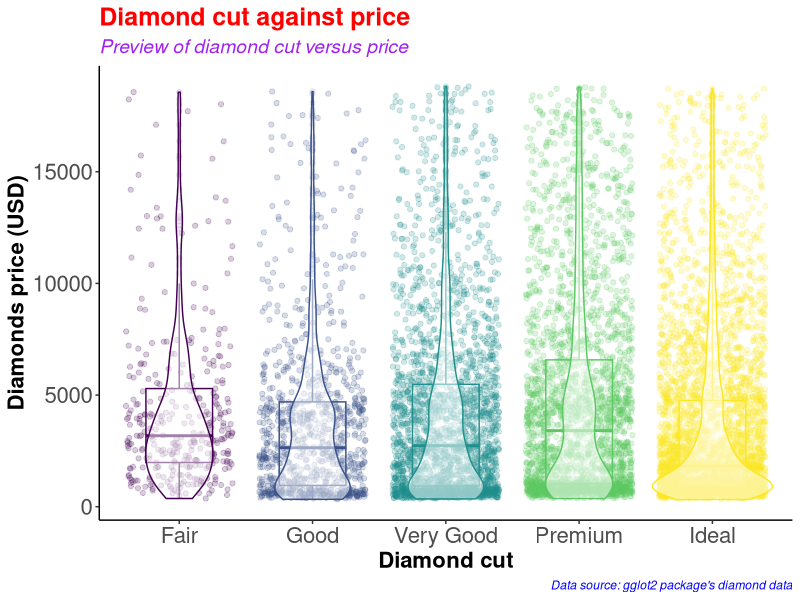
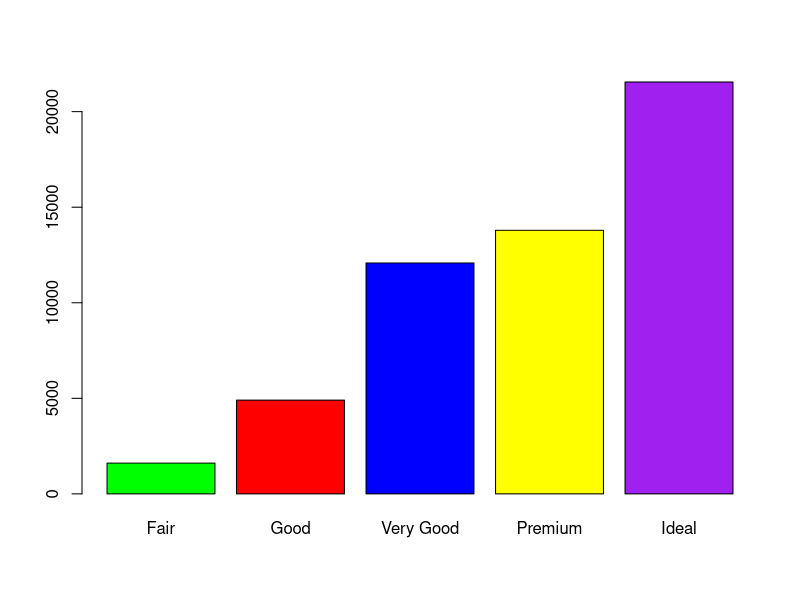
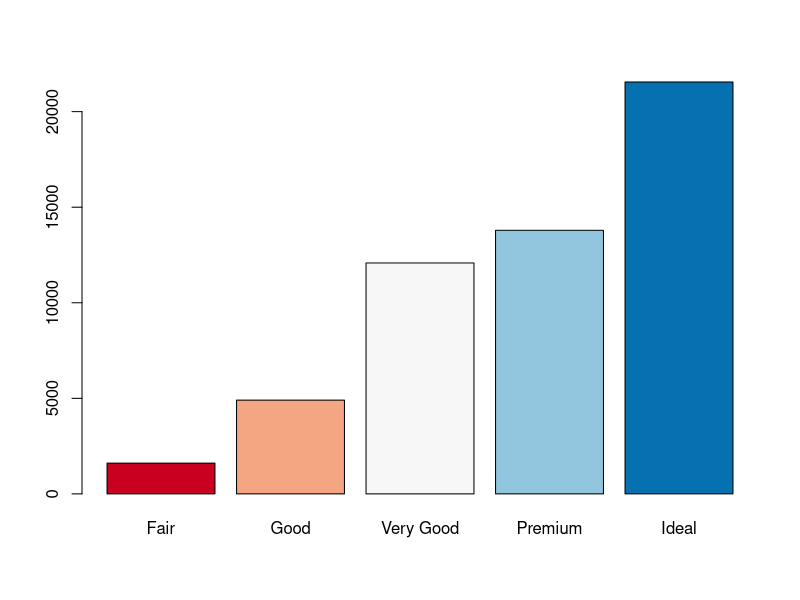
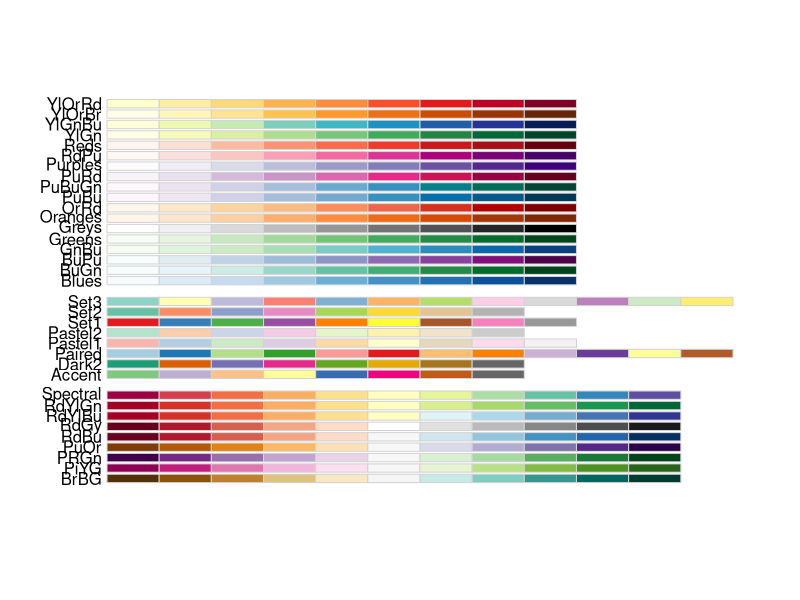
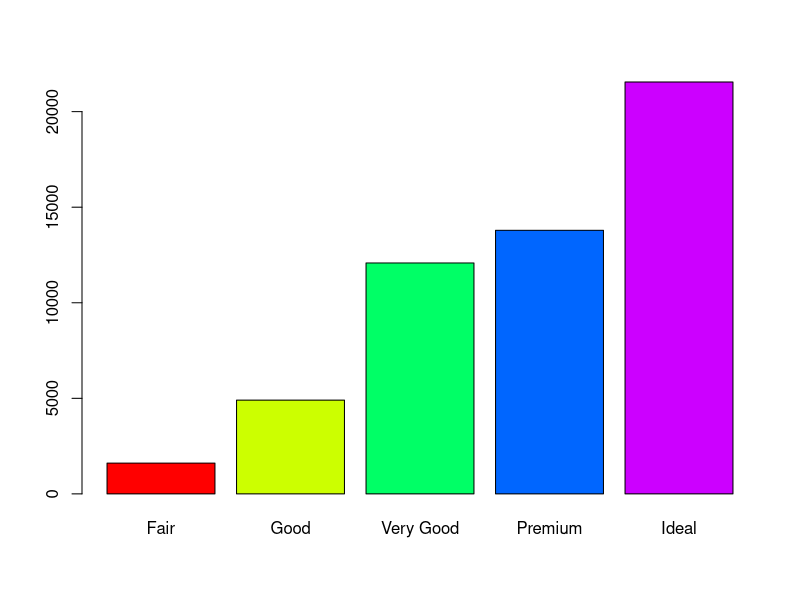
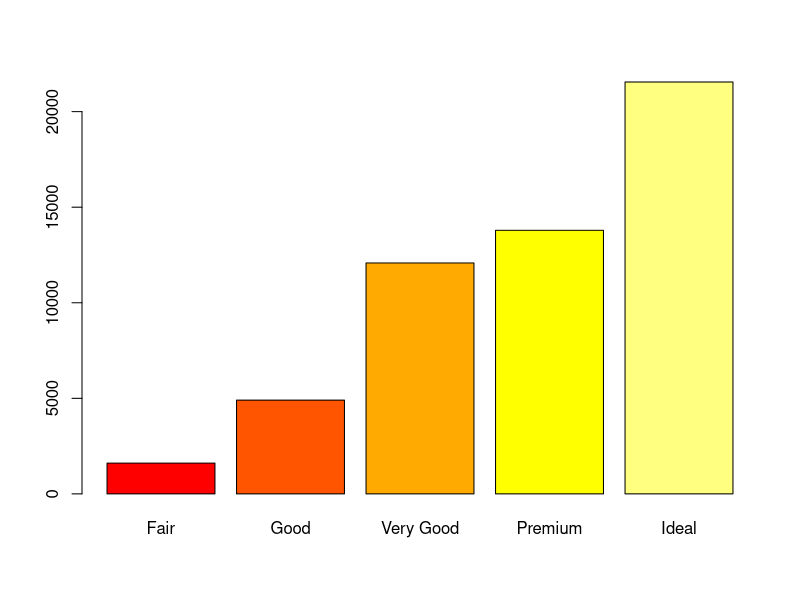
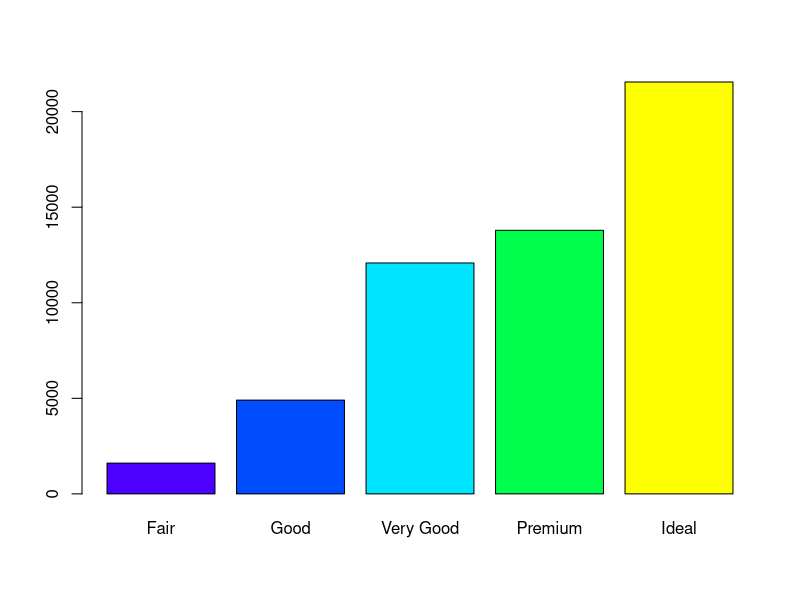
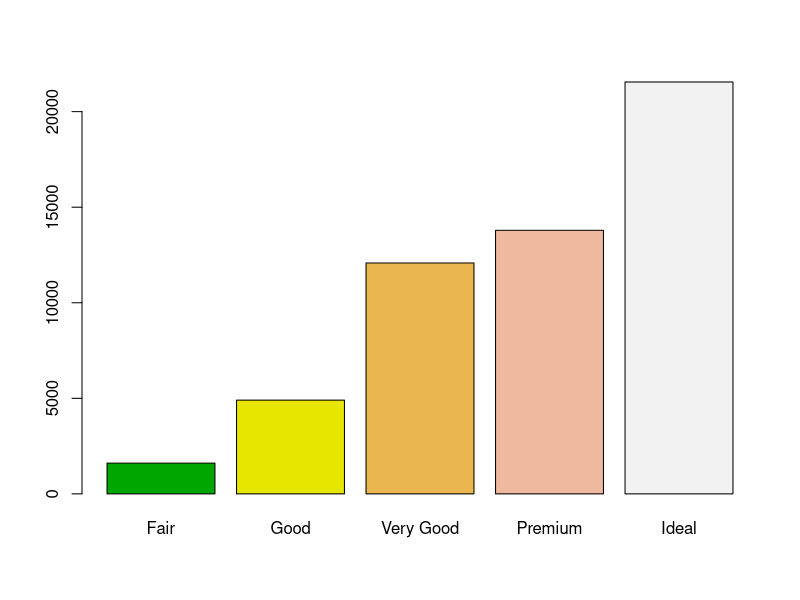

These figures' R source, in order:
#########################################
# Name: Wyclife Agumba Oluoch           #   
# E-mail: wyclifeoluoch@gmail.com       #
# GitHub: https://github.com/Wycology   #
# Task: Boxplot and violin plots in one #
# Date: 4th Jan 2021                    #
# Last edited: 22nd July 2021           #
#########################################

# Loading the necessary libraries for the project

base::library(tidyverse) # This is for data wrangling and plotting.
base::library(RColorBrewer) # This is for generating color pallets for the plots.

diamonds_df <- diamonds # Saving the diamonds data-set to a new object in R.

utils::head(diamonds) # Checking the variables in the data-set for subsequent analyses
nrow(diamonds) # Checking for the number of rows in the data. 53940 observations
ncol(diamonds) # Checking the number of variables in the data-set. 10 variables

diamonds_df %>% # Picking the diamonds data, and then
  slice_sample(n = 0.2*(nrow(diamonds))) %>% # Picking a portion of the data-set
  ggplot(aes(x = cut, y = price, color = cut)) + # Adding the mapping variables
  geom_point(position = "jitter", alpha = 0.2) + # Adding jitter and alpha
  geom_boxplot(alpha = 0.1, width = 0.5) + # Modifying dimensions of the boxplot 
  geom_violin(alpha = 0.5) + # Adding violin plot on top of the box and jitter
  theme_classic() + # Adding my preferred theme for publication.
  theme(legend.position = "none") + # Removing the legend; it is on the x-axis
  labs(x = "Diamond cut", # Labels the x-axis.
       y = "Diamonds price (USD)", # Labeling the y-axis
       title = "Diamond cut against price", # Setting tibble of the plot
       subtitle = "Preview of diamond cut versus price", # Descriptive title beneath TITLE
       caption = "Data source: gglot2 package's diamond data") +
  theme(axis.text = element_text(size=16), # Size of labels on tick-marks
        axis.title = element_text(size=16,face="bold")) + # Size of axis labels
  theme(plot.title = element_text(color = 'red', size = 18, face = 'bold'),
        plot.subtitle = element_text(color = 'purple', size = 14, face = 'italic'),
        plot.caption = element_text(color = 'blue', face = 'italic'))

diamonds %>% # Picking the diamonds data, and then
  filter(cut == 'Very Good') %>% # Picking the very good cut 
  nrow() # counting the number of rows with very good cut

diamonds %>% 
  select(cut) %>% 
  table() %>% 
  barplot(col = c('green', 'red', 'blue', 'yellow', 'purple'))

# Instead of specifying the colors, we can simply use the color brewer panel 

diamonds %>% 
  select(cut) %>% 
  table() %>% 
  barplot(col = brewer.pal(n = 5, name = "RdBu"))
# To display more brewer colors options to use, run the following function:

display.brewer.all()

# Can also use rainbow colors

diamonds %>% 
  select(cut) %>% 
  table() %>% 
  barplot(col = rainbow(5))

# Can also use heat.colors
diamonds %>% 
  select(cut) %>% 
  table() %>% 
  barplot(col = heat.colors(5))

# Can also use topographic colors

diamonds %>% 
  select(cut) %>% 
  table() %>% 
  barplot(col = topo.colors(5))

# Can also use terrain colors for the plot
diamonds %>% 
  select(cut) %>% 
  table() %>% 
  barplot(col = terrain.colors(5))

# Can also use cm.colors
diamonds %>% 
  select(cut) %>% 
  table() %>% 
  barplot(col = cm.colors(5)) 

# That is awesome. Good for the day.
